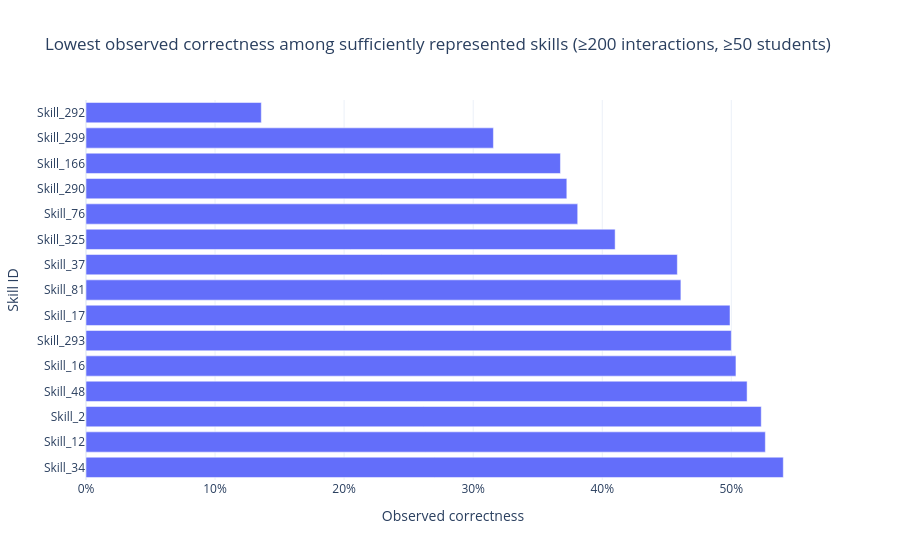

Notebook code for this chart:
### Code cell
MIN_SKILL_INTERACTIONS = 200
MIN_SKILL_STUDENTS = 50
eligible_skills = skill_summary.query(
    "interactions >= @MIN_SKILL_INTERACTIONS and students >= @MIN_SKILL_STUDENTS"
).copy()

lowest_skills = eligible_skills.nsmallest(15, "correctness").sort_values(
    "correctness", ascending=False
)
highest_skills = eligible_skills.nlargest(15, "correctness").sort_values(
    "correctness"
)

fig = px.bar(
    lowest_skills,
    x="correctness",
    y="skill",
    orientation="h",
    hover_data=["interactions", "students"],
    title=(
        "Lowest observed correctness among sufficiently represented skills "
        f"(≥{MIN_SKILL_INTERACTIONS} interactions, ≥{MIN_SKILL_STUDENTS} students)"
    ),
    labels={"correctness": "Observed correctness", "skill": "Skill ID"},
    template=PLOT_TEMPLATE,
)
fig.update_xaxes(tickformat=".0%")
fig.show()

print(f"{len(eligible_skills)} of {len(skill_summary)} skills meet the display thresholds.")
display(
    eligible_skills.nsmallest(15, "correctness")[
        ["skill", "interactions", "students", "correctness"]
    ]
)

### Figure 1 — Plotly figure (JSON) as saved in the notebook; plotly's stock layout.template omitted (floating-point values rounded to 4 significant figures)
{"data": [{"customdata": [[1477, 361], [2939, 680], [6208, 616], [2942, 426], [4867, 444], [464, 194], [7453, 452], [3315, 626], [3455, 408], [1983, 332], [3050, 483], [459, 176], [389, 88], [491, 135], [427, 163]], "hovertemplate": "Observed correctness=%{x}<br>Skill ID=%{y}<br>interactions=%{customdata[0]}<br>students=%{customdata[1]}<extra></extra>", "legendgroup": "", "marker": {"color": "#636efa", "pattern": {"shape": ""}}, "name": "", "orientation": "h", "showlegend": false, "textposition": "auto", "type": "bar", "x": [0.5403, 0.5264, 0.5232, 0.5122, 0.5036, 0.5, 0.499, 0.4609, 0.4582, 0.41, 0.381, 0.3725, 0.3676, 0.3157, 0.1358], "xaxis": "x", "y": ["Skill_34", "Skill_12", "Skill_2", "Skill_48", "Skill_16", "Skill_293", "Skill_17", "Skill_81", "Skill_37", "Skill_325", "Skill_76", "Skill_290", "Skill_166", "Skill_299", "Skill_292"], "yaxis": "y"}], "layout": {"barmode": "relative", "legend": {"tracegroupgap": 0}, "title": {"text": "Lowest observed correctness among sufficiently represented skills (≥200 interactions, ≥50 students)"}, "xaxis": {"anchor": "y", "domain": [0, 1], "tickformat": ".0%", "title": {"text": "Observed correctness"}}, "yaxis": {"anchor": "x", "domain": [0, 1], "title": {"text": "Skill ID"}}}}
